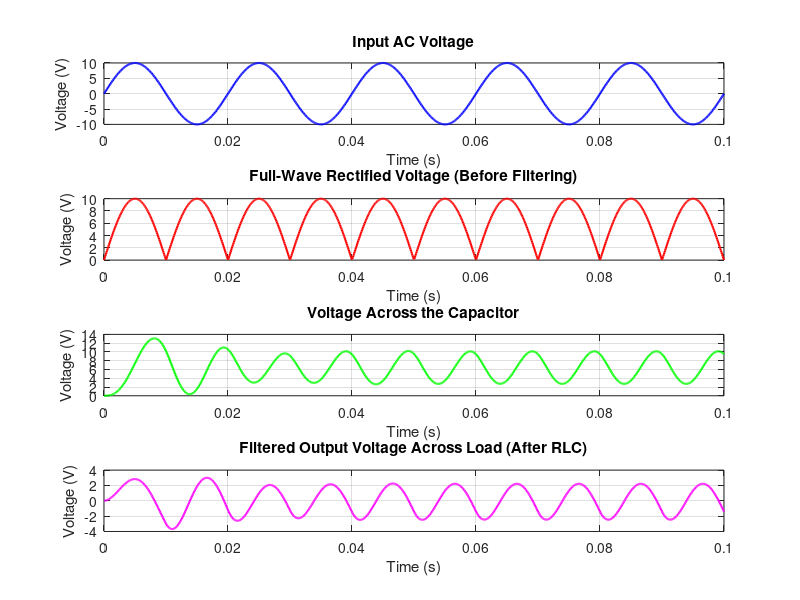

Recreate this plot in MATLAB.
clc; clear; close all;

% Parameters
Vm = 10;                 % Peak AC voltage (in volts)
f = 50;                  % Frequency of AC supply (in Hz)
R = 10;                  % Resistance (in ohms)
L = 50e-3;               % Inductance (in henrys)
C = 100e-6;              % Capacitance (in farads)
t = linspace(0, 0.1, 1000); % Time vector (in seconds)
dt = t(2) - t(1);        % Time step for numerical integration

% Input AC voltage (sinusoidal waveform)
V_in = Vm * sin(2 * pi * f * t);

% Full-Wave Rectified Output Voltage (Absolute value of input)
V_rectified = abs(V_in);

% Initialize arrays for current, voltage, and capacitor voltage
I_load = zeros(size(t));  % Current through the RLC load
V_out = zeros(size(t));   % Voltage across the load (after the rectifier)
V_cap = zeros(size(t));   % Voltage across the capacitor

% Simulation of the RLC circuit using numerical integration
for i = 2:length(t)
    % Inductor differential equation: V - I*R - V_cap = L * (di/dt)
    di = (V_rectified(i) - I_load(i-1)*R - V_cap(i-1)) * dt / L;  % Change in current
    I_load(i) = I_load(i-1) + di;  % Update current through RLC load

    % Voltage across the capacitor (integral of current)
    dV_cap = (I_load(i) / C) * dt;  % Change in capacitor voltage
    V_cap(i) = V_cap(i-1) + dV_cap; % Update capacitor voltage

    % Output voltage across the load (current through the resistor)
    V_out(i) = I_load(i) * R;
end

% Plotting the input AC voltage, rectified voltage, and output voltage
figure;

% Input AC voltage plot
subplot(4,1,1);
plot(t, V_in, 'b', 'LineWidth', 1.5);
title('Input AC Voltage');
xlabel('Time (s)');
ylabel('Voltage (V)');
grid on;

% Full-wave rectified voltage plot
subplot(4,1,2);
plot(t, V_rectified, 'r', 'LineWidth', 1.5);
title('Full-Wave Rectified Voltage (Before Filtering)');
xlabel('Time (s)');
ylabel('Voltage (V)');
grid on;

% Voltage across the capacitor plot
subplot(4,1,3);
plot(t, V_cap, 'g', 'LineWidth', 1.5);
title('Voltage Across the Capacitor');
xlabel('Time (s)');
ylabel('Voltage (V)');
grid on;

% Output voltage across the load plot
subplot(4,1,4);
plot(t, V_out, 'm', 'LineWidth', 1.5);
title('Filtered Output Voltage Across Load (After RLC)');
xlabel('Time (s)');
ylabel('Voltage (V)');
grid on;

% Displaying average DC output voltage and ripple
V_dc_avg = mean(V_out);
V_ripple = max(V_out) - min(V_out);

disp(['Average DC Output Voltage (Vdc): ', num2str(V_dc_avg), ' V']);
disp(['Ripple Voltage (Vripple): ', num2str(V_ripple), ' V']);
